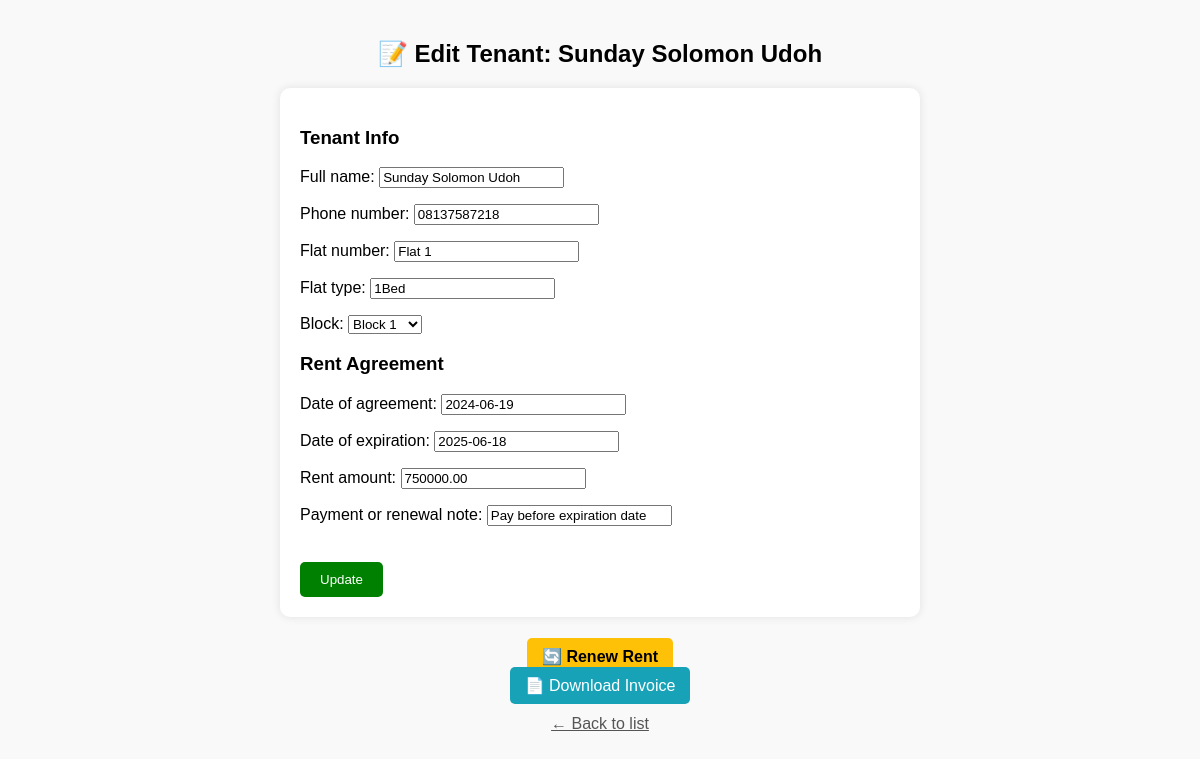
The app's page /edit/1/ (signed in) with its own data.
### estate/models.py (models this page shows, shortened)
class Tenant(models.Model):
    full_name = models.CharField(max_length=255)
    phone_number = models.CharField(max_length=20)
    flat_number = models.CharField(max_length=10)
    flat_type = models.CharField(max_length=50)  # E.g., Self-Con, 1 Bed
    block = models.ForeignKey(Block, on_delete=models.CASCADE, related_name='tenants')

class RentAgreement(models.Model):
    tenant = models.ForeignKey(Tenant, on_delete=models.CASCADE, related_name='agreements')
    date_of_agreement = models.DateField()
    date_of_expiration = models.DateField()
    rent_amount = models.DecimalField(max_digits=10, decimal_places=2)
    payment_or_renewal_note = models.CharField(max_length=255, blank=True, null=True)

### estate/views.py (the view)
# urls.py: path('edit/<int:tenant_id>/', views.edit_tenant, name='edit_tenant'),
@login_required
@permission_required('estate.change_tenant', raise_exception=True)
def edit_tenant(request, tenant_id):
    tenant = get_object_or_404(Tenant, pk=tenant_id)
    agreement = tenant.agreements.order_by('-date_of_expiration').first()
    if request.method == 'POST':
        tenant_form = TenantForm(request.POST, instance=tenant)
        agreement_form = RentAgreementForm(request.POST, instance=agreement)
        if tenant_form.is_valid() and agreement_form.is_valid():
            tenant_form.save()
            agreement_form.save()
            messages.success(request, "Tenant updated successfully!")
            return redirect('tenant_list')
    else:
        tenant_form = TenantForm(instance=tenant)
        agreement_form = RentAgreementForm(instance=agreement)
    return render(request, 'estate/edit_tenant.html', {
        'tenant_form': tenant_form,
        'agreement_form': agreement_form,
        'tenant': tenant
    })

### estate/forms.py
class TenantForm(forms.ModelForm):
    class Meta:
        model = Tenant
        fields = ['full_name', 'phone_number', 'flat_number', 'flat_type', 'block']

class RentAgreementForm(forms.ModelForm):
    class Meta:
        model = RentAgreement
        fields = ['date_of_agreement', 'date_of_expiration', 'rent_amount', 'payment_or_renewal_note']

### estate/models.py (called while the page is built)
    def __str__(self):
        return f"Block {self.number}"

### estate/templates/estate/edit_tenant.html (shortened to what this page needs)
{% extends 'estate/base.html' %}
{% block content %}
<h2 style="text-align: center;">📝 Edit Tenant: {{ tenant.full_name }}</h2>
<form method="post" style="
    max-width: 600px;
    margin: auto;
    background: white;
    padding: 20px;
    border-radius: 10px;
    box-shadow: 0 0 10px rgba(0,0,0,0.1);
">
    <h3>Tenant Info</h3>
    {{ tenant_form.as_p }}
    <h3>Rent Agreement</h3>
    {{ agreement_form.as_p }}
    <button type="submit" style="
        margin-top: 20px;
        padding: 10px 20px;
        background: green;
        color: white;
        border: none;
        border-radius: 5px;
    ">Update</button>
</form>
<div style="text-align:center; margin-top: 30px;">
    <a href="{% url 'renew_rent' tenant.id %}" style="
        background: #ffc107;
        padding: 10px 15px;
        border-radius: 5px;
        color: black;
        text-decoration: none;
        font-weight: bold;
    ">
        🔄 Renew Rent
    </a>
</div>
<div style="text-align:center; margin-top: 10px;">
    <a href="{% url 'generate_invoice' tenant.id %}" style="
        background: #17a2b8;
        padding: 10px 15px;
        border-radius: 5px;
        color: white;
        text-decoration: none;
    ">
        📄 Download Invoice
    </a>
</div>
<a href="{% url 'tenant_list' %}" style="
    text-align: center;
    display: block;
    margin-top: 20px;
    color: #555;
">
    ← Back to list
</a>
{% endblock %}

### estate/templates/estate/base.html (shortened to what this page needs)
<!DOCTYPE html>
<html>
<head>
</head>
<body>
    {% block content %}{% endblock %}
</body>
</html>

### estate/templates/estate/base.html (style rules this page uses)
body { font-family: Arial, sans-serif; background: #f9f9f9; padding: 20px; margin: 0; }

### records on screen
Tenant: full_name "Sunday Solomon Udoh", phone_number "08137587218", flat_number "Flat 1", flat_type "1Bed", block "Block 1"
RentAgreement: date_of_agreement "2024-06-19", date_of_expiration "2025-06-18", rent_amount "750000.00", payment_or_renewal_note "Pay before expiration date"
